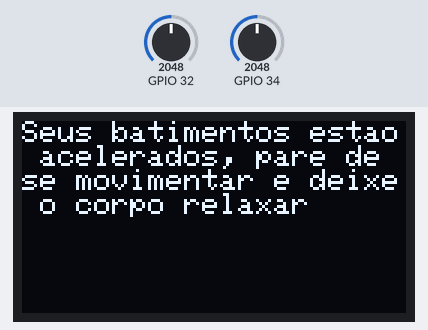
This sketch was run on a simulated ESP32. On the bench: 128×64 one-colour display. The test bench sets the inputs (shaded band); at power-on: GPIO 32 = 2048, GPIO 34 = 2048. No MQTT or app messages arrive unless stated; what the sketch prints to the serial monitor is not drawn.

Above: at 4.2 s.
4.3 s: GPIO 32 set to 2423
16.3 s: GPIO 32 set to 2523
At 21.7 s:
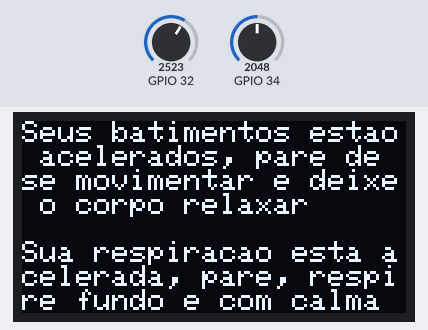
28.3 s: GPIO 34 set to 1858
35.1 s: GPIO 34 set to 1783
At 40.6 s:
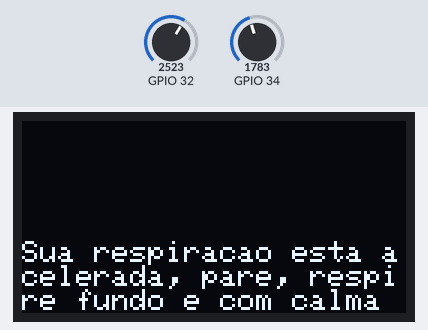
47.0 s: GPIO 34 set to 2047
At 52.1 s:
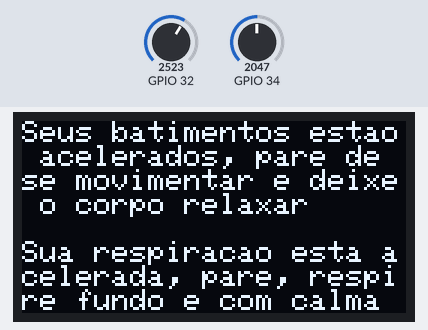
59.0 s: GPIO 34 set to 1228
At 64.8 s:
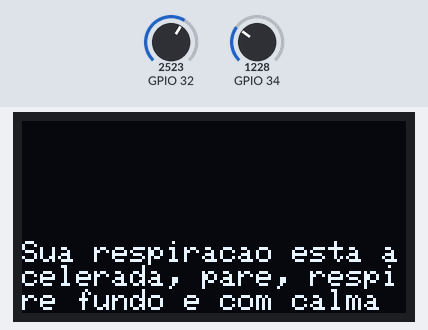
Timing chart, 0 to 66.3 s (numbered marks = the images above; inputs shaded):
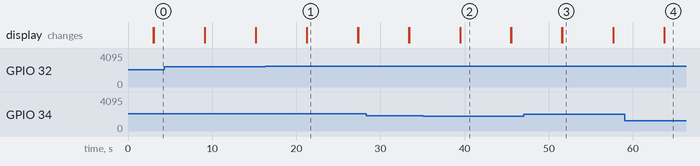

The sketch:

Codigo_Arduino.ino
```cpp
#include "ArduinoJson.h"
#include "EspMQTTClient.h"
#include "Adafruit_GFX.h"
#include "Adafruit_SSD1306.h"

// MQTT Configuracoes
EspMQTTClient client{
  "Wokwi-GUEST", //SSID do WiFi
  "",     // Senha do wifi
  "mqtt.tago.io",  // Endereço do servidor
  "Default",       // Usuario
  "7ab62891-fed9-4262-b561-e33237903ea1",         // Token do device
  "esp",           // Nome do device
  1883             // Porta de comunicação
};

#define SCREEN_WIDTH 128
#define SCREEN_HEIGHT 64
#define OLED_RESET -1
Adafruit_SSD1306 oled(SCREEN_WIDTH, SCREEN_HEIGHT, &Wire, -1);

float floatMap1(float x, float in_min, float in_max, float out_min, float out_max) {
  return (x - in_min) * (out_max - out_min) / (in_max - in_min) + out_min;
}

float floatMap2(float x, float in_min, float in_max, float out_min, float out_max) {
  return (x - in_min) * (out_max - out_min) / (in_max - in_min) + out_min;
}

int alerta_bpm;
int alerta_breathing;

void setup() {

  Serial.begin(9600);
  Serial.println("Conectando WiFi");
  while (!client.isWifiConnected()) {
    Serial.print('.'); client.loop(); delay(1000);
  }
  Serial.println("WiFi Conectado");
  Serial.println("Conectando com Servidor MQTT");
  while (!client.isMqttConnected()) {
    Serial.print('.'); client.loop(); delay(1000);
  }
  Serial.println("MQTT Conectado");

  if (!oled.begin(SSD1306_SWITCHCAPVCC, 0x3C)) {
    Serial.println(F("failed to start SSD1306 OLED"));
    while (1);
  }
  oled.setCursor(0, 0);

  pinMode(34, INPUT);
  pinMode(32, INPUT);

}
// Callback da EspMQTTClient
void onConnectionEstablished()
{}
char bufferJson[100];

void loop() {

  oled.clearDisplay();
  oled.display();

  // read the input on analog pin GPIO36:
  int pote_bpm = analogRead(34);
  // Rescale to potentiometer's voltage (from 0V to 3.3V):
  float bpm = floatMap1(pote_bpm, 0, 4095, 60, 150);
  Serial.println(bpm);


  int pote_breathing = analogRead(32);
  // Rescale to potentiometer's voltage (from 0V to 3.3V):
  float breathing = floatMap2(pote_breathing, 0, 4095, 0, 10);
  Serial.println(breathing);


  if (bpm > 100) {
    alerta_bpm = 1;
  }
  else {
    alerta_bpm = 0;
  }

  if (breathing > 6) {
    alerta_breathing = 1;
  }
  else {
    alerta_breathing = 0;
  }

  if (alerta_bpm == 1){
    oled.setTextSize(1);         // set text size
    oled.setTextColor(WHITE);    // set text color
    oled.setCursor(0, 0);       // set position to display
    oled.println("Seus batimentos estao acelerados, pare de se movimentar e deixe o corpo relaxar"); // set text
    oled.display();
  }

  if (alerta_breathing == 1) {
    oled.setTextSize(1);         // set text size
    oled.setTextColor(WHITE);    // set text color
    oled.setCursor(0, 40);       // set position to display
    oled.println("Sua respiracao esta acelerada, pare, respire fundo e com calma"); // set text
    oled.display();
  }

    StaticJsonDocument<300> doc;
    doc["variable"] = "bpms";
    doc["value"] = bpm;
    serializeJson(doc, bufferJson);
    client.publish("topicAntiVicio", bufferJson);
    client.loop();
    delay(3000);

    doc["variable"] = "respiracao";
    doc["value"] = breathing;
    serializeJson(doc, bufferJson);
    client.publish("topicAntiVicio", bufferJson);
    client.loop();
    delay(3000);

}
```

Measured:
- the behaviour switches between 2457 and 2458 on GPIO 32 (found by bisection; images 0 and 1)
- the behaviour switches between 1821 and 1820 on GPIO 34 (found by bisection; images 1 and 2)
- after the input at 16.3 s, the display: first differs from a run without the input after 5.0 s (image 1)
- after the input at 35.1 s, the display: first differs from a run without the input after 4.4 s (image 2)
- after the input at 47.0 s, the display: first differs from a run without the input after 4.6 s (image 3)
- after the input at 59.0 s, the display: first differs from a run without the input after 4.7 s (image 4)
- what the display in image 1 shows lasts 6.0 s, from 21.3 s to 27.3 s
